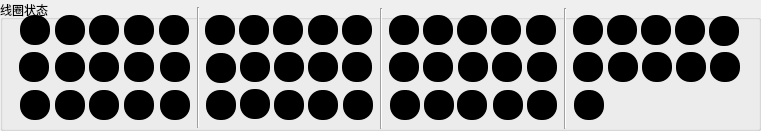
  <widget class="QGroupBox" name="groupBox">
   <property name="geometry">
    <rect>
     <x>20</x>
     <y>240</y>
     <width>761</width>
     <height>131</height>
    </rect>
   </property>
   <property name="styleSheet">
    <string notr="true">font: 10pt &quot;黑体&quot;;</string>
   </property>
   <property name="title">
    <string>线圈状态</string>
   </property>
   <widget class="QLabel" name="x1_56">
    <property name="geometry">
     <rect>
      <x>574</x>
      <y>90</y>
      <width>30</width>
      <height>30</height>
     </rect>
    </property>
    <property name="styleSheet">
     <string notr="true">background: Black;border:2px ;border-radius:14px;padding:2px 4px</string>
    </property>
    <property name="text">
     <string/>
    </property>
   </widget>
   <widget class="QLabel" name="x1_31">
    <property name="geometry">
     <rect>
      <x>389</x>
      <y>52</y>
      <width>30</width>
      <height>30</height>
     </rect>
    </property>
    <property name="styleSheet">
     <string notr="true">background: Black;border:2px ;border-radius:14px;padding:2px 4px</string>
    </property>
    <property name="text">
     <string/>
    </property>
   </widget>
   <widget class="QLabel" name="x1_8">
    <property name="geometry">
     <rect>
      <x>273</x>
      <y>15</y>
      <width>30</width>
      <height>30</height>
     </rect>
    </property>
    <property name="styleSheet">
     <string notr="true">background: Black;border:2px ;border-radius:14px;padding:2px 4px</string>
    </property>
    <property name="text">
     <string/>
    </property>
   </widget>
   <widget class="Line" name="line_3">
    <property name="geometry">
     <rect>
      <x>557</x>
      <y>8</y>
      <width>16</width>
      <height>121</height>
     </rect>
    </property>
    <property name="orientation">
     <enum>Qt::Vertical</enum>
    </property>
   </widget>
   <widget class="QLabel" name="x1_16">
    <property name="geometry">
     <rect>
      <x>573</x>
      <y>15</y>
      <width>30</width>
      <height>30</height>
     </rect>
    </property>
    <property name="styleSheet">
     <string notr="true">background: Black;border:2px ;border-radius:14px;padding:2px 4px</string>
    </property>
    <property name="text">
     <string/>
    </property>
   </widget>
   <widget class="QLabel" name="x1_18">
    <property name="geometry">
     <rect>
      <x>641</x>
      <y>15</y>
      <width>30</width>
      <height>30</height>
     </rect>
    </property>
    <property name="styleSheet">
     <string notr="true">background: Black;border:2px ;border-radius:14px;padding:2px 4px</string>
    </property>
    <property name="text">
     <string/>
    </property>
   </widget>
   <widget class="QLabel" name="x1_55">
    <property name="geometry">
     <rect>
      <x>527</x>
      <y>90</y>
      <width>30</width>
      <height>30</height>
     </rect>
    </property>
    <property name="styleSheet">
     <string notr="true">background: Black;border:2px ;border-radius:14px;padding:2px 4px</string>
    </property>
    <property name="text">
     <string/>
    </property>
   </widget>
   <widget class="QLabel" name="x1_5">
    <property name="geometry">
     <rect>
      <x>159</x>
      <y>15</y>
      <width>30</width>
      <height>30</height>
     </rect>
    </property>
    <property name="styleSheet">
     <string notr="true">background: Black;border:2px ;border-radius:14px;padding:2px 4px</string>
    </property>
    <property name="text">
     <string/>
    </property>
   </widget>
   <widget class="QLabel" name="x1_21">
    <property name="geometry">
     <rect>
      <x>19</x>
      <y>52</y>
      <width>30</width>
      <height>30</height>
     </rect>
    </property>
    <property name="styleSheet">
     <string notr="true">background: Black;border:2px ;border-radius:14px;padding:2px 4px</string>
    </property>
    <property name="text">
     <string/>
    </property>
   </widget>
   <widget class="QLabel" name="x1_39">
    <property name="geometry">
     <rect>
      <x>676</x>
      <y>52</y>
      <width>30</width>
      <height>30</height>
     </rect>
    </property>
    <property name="styleSheet">
     <string notr="true">background: Black;border:2px ;border-radius:14px;padding:2px 4px</string>
    </property>
    <property name="text">
     <string/>
    </property>
   </widget>
   <widget class="QLabel" name="x1_19">
    <property name="geometry">
     <rect>
      <x>675</x>
      <y>15</y>
      <width>30</width>
      <height>30</height>
     </rect>
    </property>
    <property name="styleSheet">
     <string notr="true">background: Black;border:2px ;border-radius:14px;padding:2px 4px</string>
    </property>
    <property name="text">
     <string/>
    </property>
   </widget>
   <widget class="QLabel" name="x1_36">
    <property name="geometry">
     <rect>
      <x>573</x>
      <y>52</y>
      <width>30</width>
      <height>30</height>
     </rect>
    </property>
    <property name="styleSheet">
     <string notr="true">background: Black;border:2px ;border-radius:14px;padding:2px 4px</string>
    </property>
    <property name="text">
     <string/>
    </property>
   </widget>
   <widget class="QLabel" name="x1_9">
    <property name="geometry">
     <rect>
      <x>308</x>
      <y>15</y>
      <width>30</width>
      <height>30</height>
     </rect>
    </property>
    <property name="styleSheet">
     <string notr="true">background: Black;border:2px ;border-radius:14px;padding:2px 4px</string>
    </property>
    <property name="text">
     <string/>
    </property>
   </widget>
   <widget class="QLabel" name="x1_26">
    <property name="geometry">
     <rect>
      <x>206</x>
      <y>53</y>
      <width>30</width>
      <height>30</height>
     </rect>
    </property>
    <property name="styleSheet">
     <string notr="true">background: Black;border:2px ;border-radius:14px;padding:2px 4px</string>
    </property>
    <property name="text">
     <string/>
    </property>
   </widget>
   <widget class="QLabel" name="x1_28">
    <property name="geometry">
     <rect>
      <x>274</x>
      <y>52</y>
      <width>30</width>
      <height>30</height>
     </rect>
    </property>
    <property name="styleSheet">
     <string notr="true">background: Black;border:2px ;border-radius:14px;padding:2px 4px</string>
    </property>
    <property name="text">
     <string/>
    </property>
   </widget>
   <widget class="QLabel" name="x1_38">
    <property name="geometry">
     <rect>
      <x>642</x>
      <y>52</y>
      <width>30</width>
      <height>30</height>
     </rect>
    </property>
    <property name="styleSheet">
     <string notr="true">background: Black;border:2px ;border-radius:14px;padding:2px 4px</string>
    </property>
    <property name="text">
     <string/>
    </property>
   </widget>
   <widget class="QLabel" name="x1_30">
    <property name="geometry">
     <rect>
      <x>342</x>
      <y>52</y>
      <width>30</width>
      <height>30</height>
     </rect>
    </property>
    <property name="styleSheet">
     <string notr="true">background: Black;border:2px ;border-radius:14px;padding:2px 4px</string>
    </property>
    <property name="text">
     <string/>
    </property>
   </widget>
   <widget class="QLabel" name="x1_33">
    <property name="geometry">
     <rect>
      <x>458</x>
      <y>52</y>
      <width>30</width>
      <height>30</height>
     </rect>
    </property>
    <property name="styleSheet">
     <string notr="true">background: Black;border:2px ;border-radius:14px;padding:2px 4px</string>
    </property>
    <property name="text">
     <string/>
    </property>
   </widget>
   <widget class="QLabel" name="x1_43">
    <property name="geometry">
     <rect>
      <x>89</x>
      <y>90</y>
      <width>30</width>
      <height>30</height>
     </rect>
    </property>
    <property name="styleSheet">
     <string notr="true">background: Black;border:2px ;border-radius:14px;padding:2px 4px</string>
    </property>
    <property name="text">
     <string/>
    </property>
   </widget>
   <widget class="QLabel" name="x1_12">
    <property name="geometry">
     <rect>
      <x>423</x>
      <y>15</y>
      <width>30</width>
      <height>30</height>
     </rect>
    </property>
    <property name="styleSheet">
     <string notr="true">background: Black;border:2px ;border-radius:14px;padding:2px 4px</string>
    </property>
    <property name="text">
     <string/>
    </property>
   </widget>
   <widget class="QLabel" name="x1_34">
    <property name="geometry">
     <rect>
      <x>492</x>
      <y>52</y>
      <width>30</width>
      <height>30</height>
     </rect>
    </property>
    <property name="styleSheet">
     <string notr="true">background: Black;border:2px ;border-radius:14px;padding:2px 4px</string>
    </property>
    <property name="text">
     <string/>
    </property>
   </widget>
   <widget class="Line" name="line_2">
    <property name="geometry">
     <rect>
      <x>373</x>
      <y>8</y>
      <width>16</width>
      <height>121</height>
     </rect>
    </property>
    <property name="orientation">
     <enum>Qt::Vertical</enum>
    </property>
   </widget>
   <widget class="QLabel" name="x1_3">
    <property name="geometry">
     <rect>
      <x>89</x>
      <y>15</y>
      <width>30</width>
      <height>30</height>
     </rect>
    </property>
    <property name="styleSheet">
     <string notr="true">background: Black;border:2px ;border-radius:14px;padding:2px 4px</string>
    </property>
    <property name="text">
     <string/>
    </property>
   </widget>
   <widget class="QLabel" name="x1_27">
    <property name="geometry">
     <rect>
      <x>240</x>
      <y>52</y>
      <width>30</width>
      <height>30</height>
     </rect>
    </property>
    <property name="styleSheet">
     <string notr="true">background: Black;border:2px ;border-radius:14px;padding:2px 4px</string>
    </property>
    <property name="text">
     <string/>
    </property>
   </widget>
   <widget class="QLabel" name="x1_11">
    <property name="geometry">
     <rect>
      <x>389</x>
      <y>15</y>
      <width>30</width>
      <height>30</height>
     </rect>
    </property>
    <property name="styleSheet">
     <string notr="true">background: Black;border:2px ;border-radius:14px;padding:2px 4px</string>
    </property>
    <property name="text">
     <string/>
    </property>
   </widget>
   <widget class="QLabel" name="x1_2">
    <property name="geometry">
     <rect>
      <x>55</x>
      <y>15</y>
      <width>30</width>
      <height>30</height>
     </rect>
    </property>
    <property name="styleSheet">
     <string notr="true">background: Black;border:2px ;border-radius:14px;padding:2px 4px</string>
    </property>
    <property name="text">
     <string/>
    </property>
   </widget>
   <widget class="QLabel" name="x1_50">
    <property name="geometry">
     <rect>
      <x>343</x>
      <y>90</y>
      <width>30</width>
      <height>30</height>
     </rect>
    </property>
    <property name="styleSheet">
     <string notr="true">background: Black;border:2px ;border-radius:14px;padding:2px 4px</string>
    </property>
    <property name="text">
     <string/>
    </property>
   </widget>
   <widget class="QLabel" name="x1_49">
    <property name="geometry">
     <rect>
      <x>308</x>
      <y>90</y>
      <width>30</width>
      <height>30</height>
     </rect>
    </property>
    <property name="styleSheet">
     <string notr="true">background: Black;border:2px ;border-radius:14px;padding:2px 4px</string>
    </property>
    <property name="text">
     <string/>
    </property>
   </widget>
   <widget class="QLabel" name="x1_37">
    <property name="geometry">
     <rect>
      <x>608</x>
      <y>52</y>
      <width>30</width>
      <height>30</height>
     </rect>
    </property>
    <property name="styleSheet">
     <string notr="true">background: Black;border:2px ;border-radius:14px;padding:2px 4px</string>
    </property>
    <property name="text">
     <string/>
    </property>
   </widget>
   <widget class="QLabel" name="x1_42">
    <property name="geometry">
     <rect>
      <x>55</x>
      <y>90</y>
      <width>30</width>
      <height>30</height>
     </rect>
    </property>
    <property name="styleSheet">
     <string notr="true">background: Black;border:2px ;border-radius:14px;padding:2px 4px</string>
    </property>
    <property name="text">
     <string/>
    </property>
   </widget>
   <widget class="QLabel" name="x1_25">
    <property name="geometry">
     <rect>
      <x>160</x>
      <y>52</y>
      <width>30</width>
      <height>30</height>
     </rect>
    </property>
    <property name="styleSheet">
     <string notr="true">background: Black;border:2px ;border-radius:14px;padding:2px 4px</string>
    </property>
    <property name="text">
     <string/>
    </property>
   </widget>
   <widget class="QLabel" name="x1_54">
    <property name="geometry">
     <rect>
      <x>493</x>
      <y>90</y>
      <width>30</width>
      <height>30</height>
     </rect>
    </property>
    <property name="styleSheet">
     <string notr="true">background: Black;border:2px ;border-radius:14px;padding:2px 4px</string>
    </property>
    <property name="text">
     <string/>
    </property>
   </widget>
   <widget class="QLabel" name="x1_4">
    <property name="geometry">
     <rect>
      <x>124</x>
      <y>15</y>
      <width>30</width>
      <height>30</height>
     </rect>
    </property>
    <property name="styleSheet">
     <string notr="true">background: Black;border:2px ;border-radius:14px;padding:2px 4px</string>
    </property>
    <property name="text">
     <string/>
    </property>
   </widget>
   <widget class="Line" name="line">
    <property name="geometry">
     <rect>
      <x>190</x>
      <y>7</y>
      <width>16</width>
      <height>121</height>
     </rect>
    </property>
    <property name="orientation">
     <enum>Qt::Vertical</enum>
    </property>
   </widget>
   <widget class="QLabel" name="x1_44">
    <property name="geometry">
     <rect>
      <x>124</x>
      <y>90</y>
      <width>30</width>
      <height>30</height>
     </rect>
    </property>
    <property name="styleSheet">
     <string notr="true">background: Black;border:2px ;border-radius:14px;padding:2px 4px</string>
    </property>
    <property name="text">
     <string/>
    </property>
   </widget>
   <widget class="QLabel" name="x1_22">
    <property name="geometry">
     <rect>
      <x>55</x>
      <y>52</y>
      <width>30</width>
      <height>30</height>
     </rect>
    </property>
    <property name="styleSheet">
     <string notr="true">background: Black;border:2px ;border-radius:14px;padding:2px 4px</string>
    </property>
    <property name="text">
     <string/>
    </property>
   </widget>
   <widget class="QLabel" name="x1_7">
    <property name="geometry">
     <rect>
      <x>239</x>
      <y>15</y>
      <width>30</width>
      <height>30</height>
     </rect>
    </property>
    <property name="styleSheet">
     <string notr="true">background: Black;border:2px ;border-radius:14px;padding:2px 4px</string>
    </property>
    <property name="text">
     <string/>
    </property>
   </widget>
   <widget class="QLabel" name="x1_32">
    <property name="geometry">
     <rect>
      <x>423</x>
      <y>52</y>
      <width>30</width>
      <height>30</height>
     </rect>
    </property>
    <property name="styleSheet">
     <string notr="true">background: Black;border:2px ;border-radius:14px;padding:2px 4px</string>
    </property>
    <property name="text">
     <string/>
    </property>
   </widget>
   <widget class="QLabel" name="x1_15">
    <property name="geometry">
     <rect>
      <x>526</x>
      <y>15</y>
      <width>30</width>
      <height>30</height>
     </rect>
    </property>
    <property name="styleSheet">
     <string notr="true">background: Black;border:2px ;border-radius:14px;padding:2px 4px</string>
    </property>
    <property name="text">
     <string/>
    </property>
   </widget>
   <widget class="QLabel" name="x1_23">
    <property name="geometry">
     <rect>
      <x>89</x>
      <y>52</y>
      <width>30</width>
      <height>30</height>
     </rect>
    </property>
    <property name="styleSheet">
     <string notr="true">background: Black;border:2px ;border-radius:14px;padding:2px 4px</string>
    </property>
    <property name="text">
     <string/>
    </property>
   </widget>
   <widget class="QLabel" name="x1_40">
    <property name="geometry">
     <rect>
      <x>710</x>
      <y>52</y>
      <width>30</width>
      <height>30</height>
     </rect>
    </property>
    <property name="styleSheet">
     <string notr="true">background: Black;border:2px ;border-radius:14px;padding:2px 4px</string>
    </property>
    <property name="text">
     <string/>
    </property>
   </widget>
   <widget class="QLabel" name="x1_41">
    <property name="geometry">
     <rect>
      <x>20</x>
      <y>90</y>
      <width>30</width>
      <height>30</height>
     </rect>
    </property>
    <property name="styleSheet">
     <string notr="true">background: Black;border:2px ;border-radius:14px;padding:2px 4px</string>
    </property>
    <property name="text">
     <string/>
    </property>
   </widget>
   <widget class="QLabel" name="x1_13">
    <property name="geometry">
     <rect>
      <x>457</x>
      <y>15</y>
      <width>30</width>
      <height>30</height>
     </rect>
    </property>
    <property name="styleSheet">
     <string notr="true">background: Black;border:2px ;border-radius:14px;padding:2px 4px</string>
    </property>
    <property name="text">
     <string/>
    </property>
   </widget>
   <widget class="QLabel" name="x1_48">
    <property name="geometry">
     <rect>
      <x>274</x>
      <y>90</y>
      <width>30</width>
      <height>30</height>
     </rect>
    </property>
    <property name="styleSheet">
     <string notr="true">background: Black;border:2px ;border-radius:14px;padding:2px 4px</string>
    </property>
    <property name="text">
     <string/>
    </property>
   </widget>
   <widget class="QLabel" name="x1_20">
    <property name="geometry">
     <rect>
      <x>709</x>
      <y>16</y>
      <width>30</width>
      <height>30</height>
     </rect>
    </property>
    <property name="styleSheet">
     <string notr="true">background: Black;border:2px ;border-radius:14px;padding:2px 4px</string>
    </property>
    <property name="text">
     <string/>
    </property>
   </widget>
   <widget class="QLabel" name="x1">
    <property name="geometry">
     <rect>
      <x>20</x>
      <y>15</y>
      <width>30</width>
      <height>30</height>
     </rect>
    </property>
    <property name="styleSheet">
     <string notr="true">background: Black;border:2px ;border-radius:14px;padding:2px 4px</string>
    </property>
    <property name="text">
     <string/>
    </property>
   </widget>
   <widget class="QLabel" name="x1_24">
    <property name="geometry">
     <rect>
      <x>124</x>
      <y>52</y>
      <width>30</width>
      <height>30</height>
     </rect>
    </property>
    <property name="styleSheet">
     <string notr="true">background: Black;border:2px ;border-radius:14px;padding:2px 4px</string>
    </property>
    <property name="text">
     <string/>
    </property>
   </widget>
   <widget class="QLabel" name="x1_53">
    <property name="geometry">
     <rect>
      <x>457</x>
      <y>90</y>
      <width>30</width>
      <height>30</height>
     </rect>
    </property>
    <property name="styleSheet">
     <string notr="true">background: Black;border:2px ;border-radius:14px;padding:2px 4px</string>
    </property>
    <property name="text">
     <string/>
    </property>
   </widget>
   <widget class="QLabel" name="x1_14">
    <property name="geometry">
     <rect>
      <x>491</x>
      <y>15</y>
      <width>30</width>
      <height>30</height>
     </rect>
    </property>
    <property name="styleSheet">
     <string notr="true">background: Black;border:2px ;border-radius:14px;padding:2px 4px</string>
    </property>
    <property name="text">
     <string/>
    </property>
   </widget>
   <widget class="QLabel" name="x1_51">
    <property name="geometry">
     <rect>
      <x>390</x>
      <y>90</y>
      <width>30</width>
      <height>30</height>
     </rect>
    </property>
    <property name="styleSheet">
     <string notr="true">background: Black;border:2px ;border-radius:14px;padding:2px 4px</string>
    </property>
    <property name="text">
     <string/>
    </property>
   </widget>
   <widget class="QLabel" name="x1_52">
    <property name="geometry">
     <rect>
      <x>424</x>
      <y>90</y>
      <width>30</width>
      <height>30</height>
     </rect>
    </property>
    <property name="styleSheet">
     <string notr="true">background: Black;border:2px ;border-radius:14px;padding:2px 4px</string>
    </property>
    <property name="text">
     <string/>
    </property>
   </widget>
   <widget class="QLabel" name="x1_45">
    <property name="geometry">
     <rect>
      <x>160</x>
      <y>90</y>
      <width>30</width>
      <height>30</height>
     </rect>
    </property>
    <property name="styleSheet">
     <string notr="true">background: Black;border:2px ;border-radius:14px;padding:2px 4px</string>
    </property>
    <property name="text">
     <string/>
    </property>
   </widget>
   <widget class="QLabel" name="x1_46">
    <property name="geometry">
     <rect>
      <x>206</x>
      <y>90</y>
      <width>30</width>
      <height>30</height>
     </rect>
    </property>
    <property name="styleSheet">
     <string notr="true">background: Black;border:2px ;border-radius:14px;padding:2px 4px</string>
    </property>
    <property name="text">
     <string/>
    </property>
   </widget>
   <widget class="QLabel" name="x1_47">
    <property name="geometry">
     <rect>
      <x>240</x>
      <y>89</y>
      <width>30</width>
      <height>30</height>
     </rect>
    </property>
    <property name="styleSheet">
     <string notr="true">background: Black;border:2px ;border-radius:14px;padding:2px 4px</string>
    </property>
    <property name="text">
     <string/>
    </property>
   </widget>
   <widget class="QLabel" name="x1_35">
    <property name="geometry">
     <rect>
      <x>527</x>
      <y>52</y>
      <width>30</width>
      <height>30</height>
     </rect>
    </property>
    <property name="styleSheet">
     <string notr="true">background: Black;border:2px ;border-radius:14px;padding:2px 4px</string>
    </property>
    <property name="text">
     <string/>
    </property>
   </widget>
   <widget class="QLabel" name="x1_6">
    <property name="geometry">
     <rect>
      <x>205</x>
      <y>15</y>
      <width>30</width>
      <height>30</height>
     </rect>
    </property>
    <property name="styleSheet">
     <string notr="true">background: Black;border:2px ;border-radius:14px;padding:2px 4px</string>
    </property>
    <property name="text">
     <string/>
    </property>
   </widget>
   <widget class="QLabel" name="x1_17">
    <property name="geometry">
     <rect>
      <x>607</x>
      <y>15</y>
      <width>30</width>
      <height>30</height>
     </rect>
    </property>
    <property name="styleSheet">
     <string notr="true">background: Black;border:2px ;border-radius:14px;padding:2px 4px</string>
    </property>
    <property name="text">
     <string/>
    </property>
   </widget>
   <widget class="QLabel" name="x1_29">
    <property name="geometry">
     <rect>
      <x>308</x>
      <y>52</y>
      <width>30</width>
      <height>30</height>
     </rect>
    </property>
    <property name="styleSheet">
     <string notr="true">background: Black;border:2px ;border-radius:14px;padding:2px 4px</string>
    </property>
    <property name="text">
     <string/>
    </property>
   </widget>
   <widget class="QLabel" name="x1_10">
    <property name="geometry">
     <rect>
      <x>342</x>
      <y>15</y>
      <width>30</width>
      <height>30</height>
     </rect>
    </property>
    <property name="styleSheet">
     <string notr="true">background: Black;border:2px ;border-radius:14px;padding:2px 4px</string>
    </property>
    <property name="text">
     <string/>
    </property>
   </widget>
  </widget>
